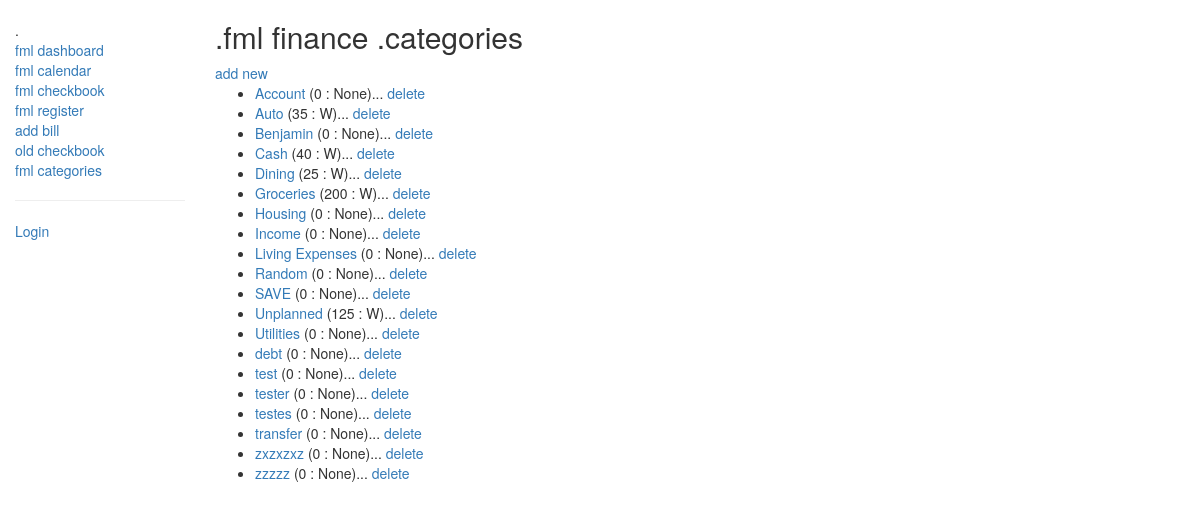
The page /checkbook/categories/ on the database as committed earlier.
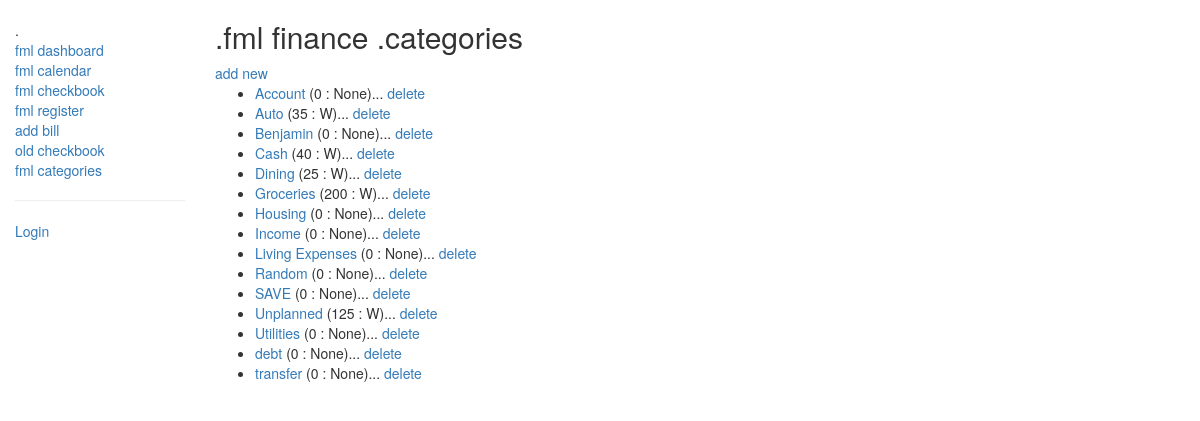
The same page on the database as committed later.
### checkbook/models.py (models this page shows, shortened)
class Category(models.Model):
    name = models.CharField(max_length=100, help_text=' .category name')
    frequency = models.CharField(max_length=10, null=True, blank=True, help_text=' .M(monthly) or W(weekly)')
    budget = models.IntegerField(default=0, help_text=' .budgeted amount by frequency' )
    class Meta:
        ordering = ["name"]
    def get_absolute_url(self):
        return reverse('category-detail', kwargs={'pk': self.pk})

### checkbook/views.py (the view)
# urls.py: path('categories/', views.CategoryListView.as_view(), name='category-list'),
class CategoryListView(generic.ListView):
    model = Category
    paginate_by = 20

### checkbook/templates/checkbook/category_list.html
{% extends "base_generic.html" %}
{% block content %}
    <h2>.fml finance .categories</h2>
    <a href="{% url 'category-add' %}">add new</a>
    {% if category_list %}
    <ul>
      {% for category in category_list %}
      <li>
        <a href="{{ category.get_absolute_url }}">{{ category.name }}</a> ({{ category.budget }} : {{category.frequency}})...
          <a href="{% url 'category-delete' category.id %}">delete</a>
      </li>
      {% endfor %}
    </ul>
    {% else %}
      <p>There are no catgories, get your shit together.</p>
    {% endif %}
{% endblock %}

Rows that differ between the two databases and show on the page:
removed Category: name "test", budget "0", frequency "None"
removed Category: name "tester", budget "0", frequency "None"
removed Category: name "testes", budget "0", frequency "None"
removed Category: name "zxzxzxz", budget "0", frequency "None"
removed Category: name "zzzzz", budget "0", frequency "None"
